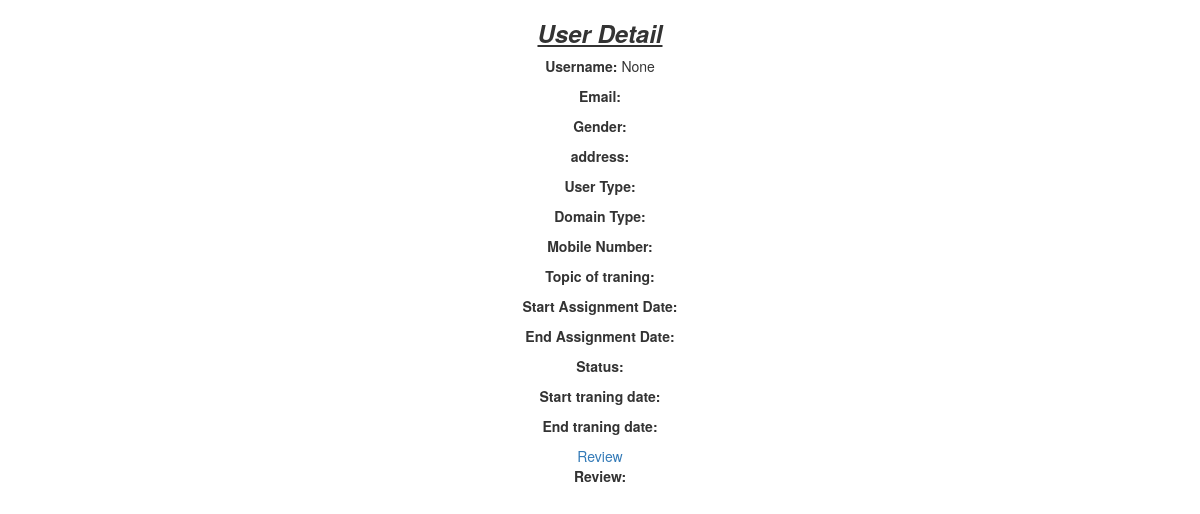
/detail/11/, run on an earlier commit of the app's database.
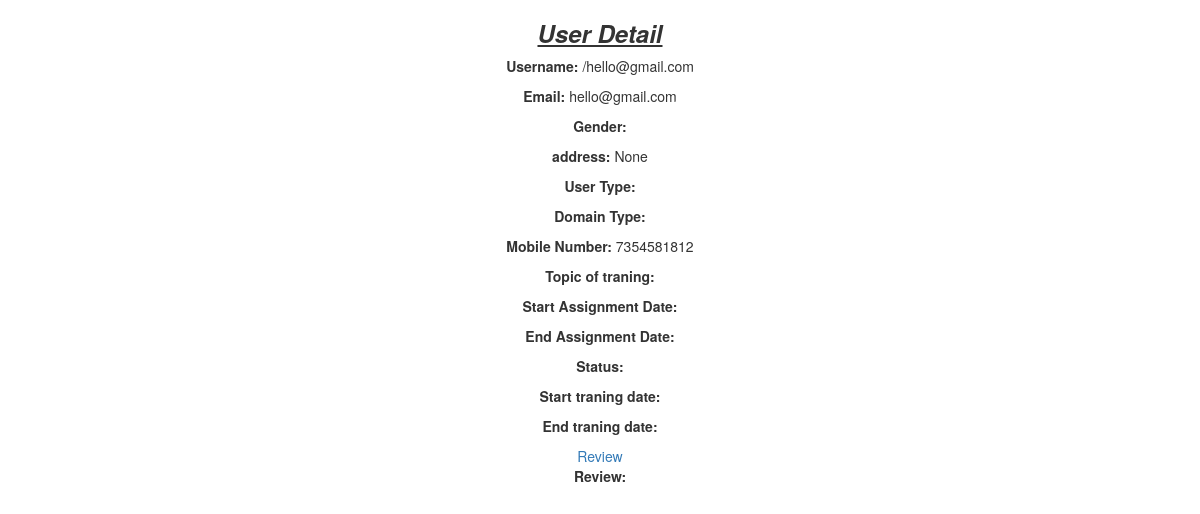
And on a later commit of the database.
### core/models.py (models this page shows)
class User(AbstractUser):
    mobile_number = models.CharField(
        max_length=40, unique=True, blank=False, null=False, db_index=True
    )
    address = models.CharField(max_length=255, blank=True, null=True)
    field_type = models.CharField(choices=STATE_CHOICE, max_length=50)
    User_type = models.CharField(choices=STATE_CHOICE2, max_length=50)
    assigned_client = models.CharField(max_length=100)
    DOB = models.DateField(null=True,blank=True)
    gender = models.CharField(choices=STATE_CHOICE1, max_length=50)
    def __str__(self):
        return f"{self.first_name}/{self.email}"

### core/views.py (the view)
# urls.py: path('detail/<int:pk>/',UserDetailView.as_view(),name='user-detail'),
class UserDetailView(View):
    def get(self,request,*args,**kwargs):
        if request.method == "GET":
            user_id=kwargs.get('pk')
            user = User.objects.filter(pk=user_id).last()
            assignment= Assignment.objects.filter(user_id=user_id).last()
            traning = Traning.objects.filter(user_id=user_id).last()
            review = Review.objects.filter(user_id=user_id).last()
            return render(request, 'core/user_detail_page.html', {'user':user,'assignment':assignment,'traning':traning,'review':review})

### core/templates/core/user_detail_page.html
{% extends 'core/base.html' %}
{%load static %}
{% block content %}
<body>
	<center>
<h3><b><i><u>User Detail</u></i></b></h3>
<p><b>Username:</b> {{user}}</p>
<p><b>Email: </b>{{user.email}}</p>
<p><b>Gender:</b> {{user.gender}}</p>
<p><b>address: </b>{{user.address}}</p>
<p><b>User Type: </b> {{user.User_type}}</p>
<p><b>Domain Type:</b> {{user.field_type}}</p>
<p><b>Mobile Number: </b>{{user.mobile_number}}</p>
<p><b>Topic of traning: </b> {{assignment.Topic_of_assignment}}</p>
<p><b>Start Assignment Date:</b> {{assignment.Start_traning_date}}</p>
<p><b>End Assignment Date:</b> {{assignment.End_traning_date}}</p>
<p><b>Status: </b>{{traning.status}}</p>
<p><b>Start traning date: </b> {{traning.Start_traning_date}}</p>
<p><b>End traning date:</b> {{traning.End_traning_date}}</p>
<a href="{% url 'core:review' %}">Review</a>
<p><b>Review: </b>{{review.review}}</p>
</center>
</body>
{% endblock %}

### core/templates/core/base.html (shortened to what this page needs)
<!DOCTYPE html>
<html lang="en">
<head>
    <link rel="stylesheet" href="https://maxcdn.bootstrapcdn.com/bootstrap/3.4.1/css/bootstrap.min.css">
  </head>
<body>
    <main>
        {% block content %}
        {% endblock %}
      </main>
</body>
</html>

What changed in the data, as far as the page shows it:
added User: first_name+email "/hello@gmail.com", email "hello@gmail.com", address "None", mobile_number "7354581812"
Also different on the page:
{{ user }}: "None" → (not shown)
